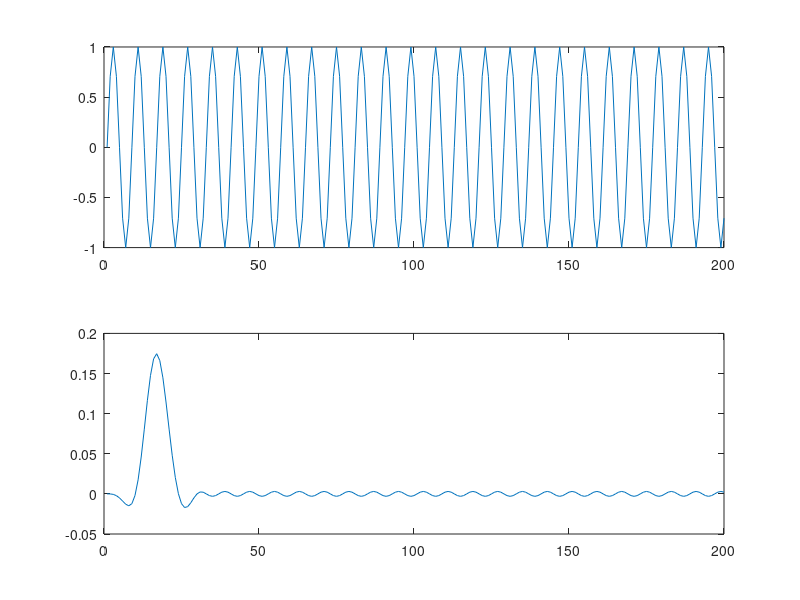

Source code (MATLAB):
% Filter Setup
N = 32;
Fs = 8000;
Fn = Fs/2;

%% Create Filters
lp1 = fir1(N, 500/Fn, 'low');
lp2 = fir1(N, 1000/Fn, 'low');
lp3 = fir1(N, 1500/Fn, 'low');
lp4 = fir1(N, 2000/Fn, 'low');
lp5 = fir1(N, 2500/Fn, 'low');
lp6 = fir1(N, 3000/Fn, 'low');
lp7 = fir1(N, 3500/Fn, 'low');

hp1 = fir1(N, 500/Fn, 'high');
hp2 = fir1(N, 1000/Fn, 'high');
hp3 = fir1(N, 1500/Fn, 'high');
hp4 = fir1(N, 2000/Fn, 'high');
hp5 = fir1(N, 2500/Fn, 'high');
hp6 = fir1(N, 3000/Fn, 'high');
hp7 = fir1(N, 3500/Fn, 'high');

bp1 = fir1(N, [500/Fn, 1500/Fn], 'bandpass');
bp2 = fir1(N, [1000/Fn, 2000/Fn], 'bandpass');
bp3 = fir1(N, [1500/Fn, 2500/Fn], 'bandpass');
bp4 = fir1(N, [2000/Fn, 3000/Fn], 'bandpass');
bp5 = fir1(N, [2500/Fn, 3500/Fn], 'bandpass');

bs1 = fir1(N, [500/Fn, 1500/Fn], 'stop');
bs2 = fir1(N, [1000/Fn, 2000/Fn], 'stop');
bs3 = fir1(N, [1500/Fn, 2500/Fn], 'stop');
bs4 = fir1(N, [2000/Fn, 3000/Fn], 'stop');
bs5 = fir1(N, [2500/Fn, 3500/Fn], 'stop');

%% Convert to fractional number
lpf1 = ceil(lp1*2^8);
lpf2 = ceil(lp2*2^8);
lpf3 = ceil(lp3*2^8);
lpf4 = ceil(lp4*2^8);
lpf5 = ceil(lp5*2^8);
lpf6 = ceil(lp6*2^8);
lpf7 = ceil(lp7*2^8);

hpf1 = ceil(hp1*2^8);
hpf2 = ceil(hp2*2^8);
hpf3 = ceil(hp3*2^8);
hpf4 = ceil(hp4*2^8);
hpf5 = ceil(hp5*2^8);
hpf6 = ceil(hp6*2^8);
hpf7 = ceil(hp7*2^8);

bpf1 = ceil(bp1*2^8);
bpf2 = ceil(bp2*2^8);
bpf3 = ceil(bp3*2^8);
bpf4 = ceil(bp4*2^8);
bpf5 = ceil(bp5*2^8);

bsf1 = ceil(bs1*2^8);
bsf2 = ceil(bs2*2^8);
bsf3 = ceil(bs3*2^8);
bsf4 = ceil(bs4*2^8);
bsf5 = ceil(bs5*2^8);

%% Plot Filter
Fs = 8000;
freqz(lpf1,1, 256, Fs);

%% Print to file
fileID = fopen('filterd.csv','w');
fprintf(fileID,'%6s, %6s, %6s, %6s, %6s, %6s, %6s, %6s, %6s, %6s, %6s, %6s, %6s, %6s, %6s, %6s, %6s, %6s, %6s, %6s, %6s, %6s, %6s, %6s\n', 'lpf1', 'lpf2', 'lpf3', 'lpf4', 'lpf5', 'lpf6', 'lpf7', 'hpf1', 'hpf2', 'hpf3', 'hpf4', 'hpf5', 'hpf6', 'hpf7', 'bpf1', 'bpf2', 'bpf3', 'bpf4', 'bpf5', 'bsf1', 'bsf2', 'bsf3', 'bsf4', 'bsf5');
%fprintf(fileID,'%6d, %6d, %6d, %6d, %6d, %6d, %6d, %6d, %6d, %6d, %6d, %6d, %6d, %6d, %6d, %6d, %6d, %6d, %6d, %6d, %6d, %6d, %6d, %6d\n', lp1, lp2, lp3, lp4, lp5, lp6, lp7, hp1, hp2, hp3, hp4, hp5, hp6, hp7, bp1, bp2, bp3, bp4, bp5, bs1, bs2, bs3, bs4, bs5);
fprintf(fileID,'%6d, %6d, %6d, %6d, %6d, %6d, %6d, %6d, %6d, %6d, %6d, %6d, %6d, %6d, %6d, %6d, %6d, %6d, %6d, %6d, %6d, %6d, %6d, %6d\n', lpf1, lpf2, lpf3, lpf4, lpf5, lpf6, lpf7, hpf1, hpf2, hpf3, hpf4, hpf5, hpf6, hpf7, bpf1, bpf2, bpf3, bpf4, bpf5, bsf1, bsf2, bsf3, bsf4, bsf5);
fclose(fileID);

%% Test Filter
t = (0:1:199)/Fs;
f = 1000;
s = sin(2*pi*f*t);
filt = filter(lp1,1,s);

subplot(2,1,1);
plot(s);

subplot(2,1,2);
plot(filt);